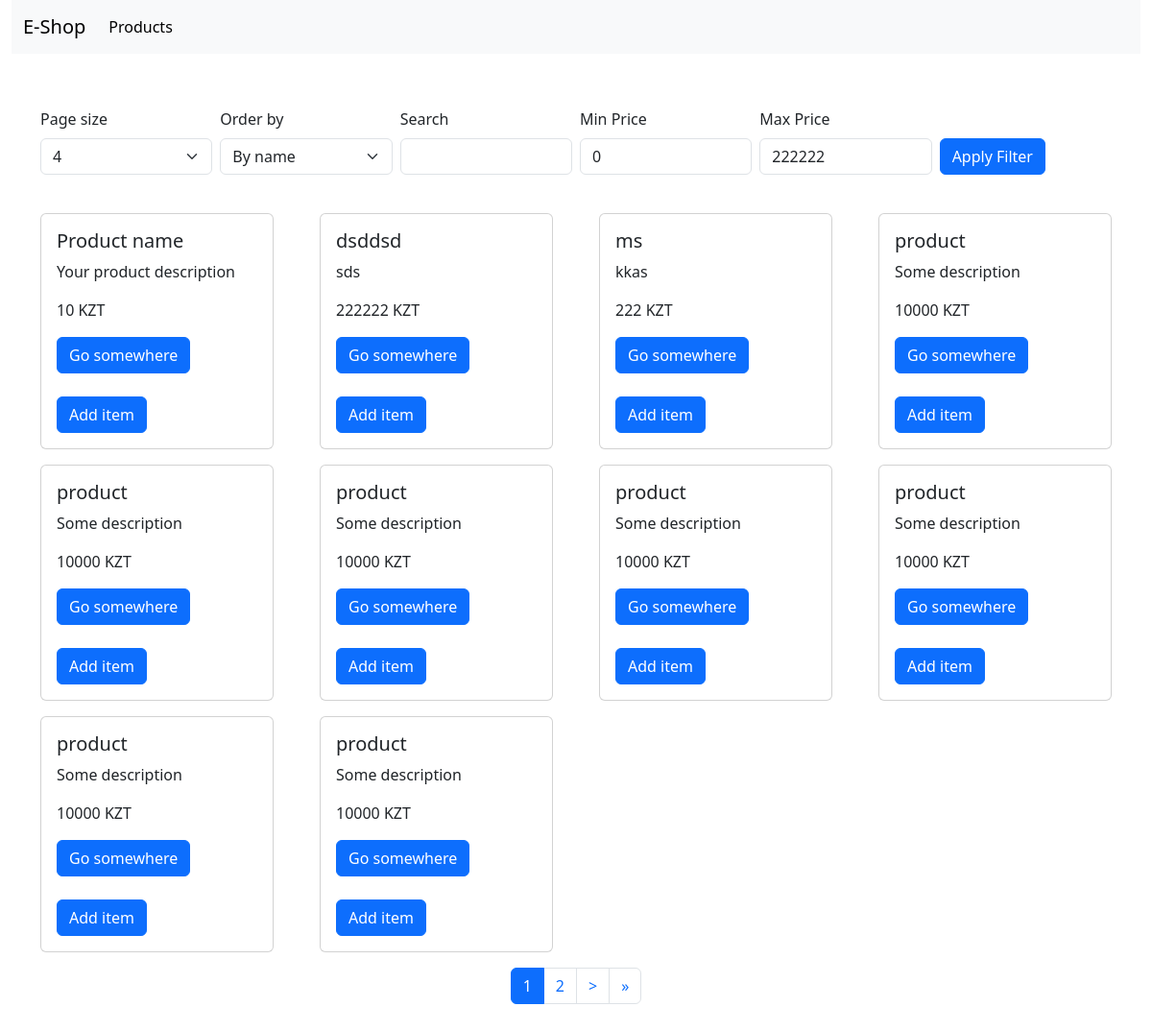
Screenshot of /products/ with the database file from the repository.
### shop/models.py (models this page shows, shortened)
class Product(models.Model):
    name = models.CharField(null=False, max_length=255, blank=False)
    description = models.CharField(null=False, max_length=2000, blank=True, default='')
    price = models.IntegerField(null=False)
    amount = models.IntegerField(null=False)
    created_at = models.DateTimeField(auto_now=True, null=False)
    category = models.ForeignKey(Category, null=True, on_delete=models.CASCADE)
    class Meta:
        verbose_name = 'Product'
        verbose_name_plural = 'Products'

### shop/views.py (the view)
# urls.py: path('products/', products_page_view, name='products_page'),
def products_page_view(request):
    categories = Category.objects.all()
    size = request.GET.get('size', 10)
    page = request.GET.get('page', 1)
    order_by = request.GET.get('order_by', 'name')
    name = request.GET.get('name', '')
    min_price = request.GET.get('min_price', 0)
    max_existing_price = Product.objects.all().order_by('-price')[0].price
    max_price = request.GET.get('max_price', max_existing_price)
    products = Product.objects \
        .filter(name__icontains=name) \
        .filter(price__gte=min_price) \
        .filter(price__lte=max_price) \
        .order_by(order_by)
    filters = {
        'name': name,
        'min_price': min_price,
        'max_price': max_price
    }
    paginator = Paginator(products, size)
    page_obj = paginator.get_page(page)
    if request.method == 'GET':
        return render(request, 'shop/products.html',
                      {'page_obj': page_obj, 'paginator': paginator, 'categories': categories, 'sizes': sizes,
                       'order_by': order_by, 'filters': filters})

### shop/templates/shop/products.html (shortened to what this page needs)
{% extends 'base.html' %}
{% block content %}
<div class="container-fluid">
    <div class="row">
        <div class="col-12">
            {% include 'header.html' %}
        </div>
    </div>
</div>
<div class="container">
    {% include 'shop/products-grid.html' %}
</div>
{% endblock %}

### shop/templates/shop/products-grid.html (shortened to what this page needs)
<div class="row g-2 mt-5">
    <div class="col-2">
        <label for="size" class="form-label">Page size</label>
        <select class="form-select" onchange="handleParamChange(event, 'size')" id="size">
            {% for size in sizes %}
            {% if size == paginator.per_page %}
            <option value="{{ size }}" selected>{{ size }}</option>
            {% else %}
            <option value="{{ size }}">{{ size }}</option>
            {% endif %}
            {% endfor %}
        </select>
    </div>
    <div class="col-2">
        <label for="order_by" class="form-label">Order by</label>
        <select class="form-select" onchange="handleParamChange(event, 'order_by')" id="order_by">
            {% if order_by == 'name' %}
            <option value="name" selected>By name</option>
            {% else %}
            <option value="name">By name</option>
            {% endif %}
        </select>
    </div>
    <div class="col-2">
        <label for="name" class="form-label">Search</label>
        <input class="form-control" id="name" value="{{ filters.name }}" name="name"/>
    </div>
    <div class="col-2">
        <label for="min_price" class="form-label">Min Price</label>
        <input class="form-control" id="min_price" value="{{ filters.min_price }}" name="min_price"/>
    </div>
    <div class="col-2">
        <label for="max_price" class="form-label">Max Price</label>
        <input class="form-control" id="max_price" value="{{ filters.max_price }}" name="max_price"/>
    </div>
    <div class="col-2 d-flex align-items-end">
        <button class="btn btn-primary" onclick="handleFilterChange()">Apply Filter</button>
    </div>
</div>
<div class="row my-4 gx-5 gy-3">
    {% for product in page_obj %}
    <div class="col-3">
        <div class="card">
            <div class="card-body">
                <h5 class="card-title">{{ product.name }}</h5>
                <p class="card-text">{{ product.description}}</p>
                <p class="card-text">{{ product.price }} KZT</p>
                <a href="#" class="btn btn-primary">Go somewhere</a>
                <a href="{% url 'add_to_basket' pk=product.id %}" class="d-block mt-4">
                    <button class="btn btn-primary">Add item</button>
                </a>
            </div>
        </div>
    </div>
    {% endfor %}
    <div class="col-12">
        <nav class="d-flex justify-content-center align-items-center">
            <ul class="pagination">
                {% for page in paginator.page_range %}
                {% if page_obj.number == page %}
                <li class="page-item active"><a class="page-link" href="javascript:void(0)"
                                                onclick="handlePaginationChange({{page}})">{{ page }}</a></li>
                {% elif page >= page_obj.number|add:-2 and page <= page_obj.number|add:2 %}
                <li class="page-item"><a class="page-link" href="javascript:void(0)"
                                         onclick="handlePaginationChange({{page}})">{{ page }}</a></li>
                {% endif %}
                {% endfor %}
                {% if page_obj.has_next %}
                <li class="page-item">
                    <a class="page-link" href="javascript:void(0)" aria-label="Next"
                       onclick="handlePaginationChange({{page_obj.number|add:1}})">
                        <span aria-hidden="true"> > </span>
                    </a>
                </li>
                <li class="page-item">
                    <a class="page-link" href="javascript:void(0)" aria-label="Next"
                       onclick="handlePaginationChange({{paginator.num_pages}})">
                        <span aria-hidden="true">&raquo;</span>
                    </a>
                </li>
                {% endif %}
            </ul>
        </nav>
    </div>
</div>

### rows the page displays
Product: name "Product name", description "Your product description", price "10"
Product: name "dsddsd", description "sds", price "222222"
Product: name "ms", description "kkas", price "222"
Product: name "product", description "Some description", price "10000"
Product: name "product", description "Some description", price "10000"
Product: name "product", description "Some description", price "10000"
Product: name "product", description "Some description", price "10000"
Product: name "product", description "Some description", price "10000"
Product: name "product", description "Some description", price "10000"
Product: name "product", description "Some description", price "10000"

### other values shown
{{ page }} "1"
{{ page }} "2"
form field value "4"
